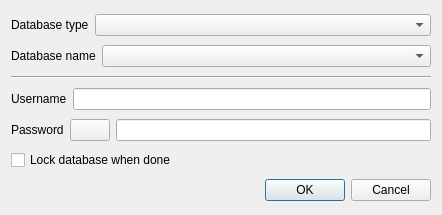
<?xml version="1.0" encoding="UTF-8"?>
<ui version="4.0">
 <class>EncryptDatabase</class>
 <widget class="QDialog" name="EncryptDatabase">
  <property name="geometry">
   <rect>
    <x>0</x>
    <y>0</y>
    <width>442</width>
    <height>215</height>
   </rect>
  </property>
  <property name="windowTitle">
   <string>Dialog</string>
  </property>
  <layout class="QGridLayout" name="gridLayout">
   <item row="6" column="0">
    <widget class="QDialogButtonBox" name="OkButton">
     <property name="orientation">
      <enum>Qt::Horizontal</enum>
     </property>
     <property name="standardButtons">
      <set>QDialogButtonBox::Cancel|QDialogButtonBox::Ok</set>
     </property>
    </widget>
   </item>
   <item row="1" column="0">
    <layout class="QHBoxLayout" name="horizontalLayout_3">
     <item>
      <widget class="QLabel" name="label_4">
       <property name="sizePolicy">
        <sizepolicy hsizetype="Fixed" vsizetype="Preferred">
         <horstretch>0</horstretch>
         <verstretch>0</verstretch>
        </sizepolicy>
       </property>
       <property name="text">
        <string>Database name</string>
       </property>
      </widget>
     </item>
     <item>
      <widget class="QComboBox" name="DBNameCombo"/>
     </item>
    </layout>
   </item>
   <item row="3" column="0">
    <layout class="QHBoxLayout" name="horizontalLayout_4">
     <item>
      <widget class="QLabel" name="label">
       <property name="text">
        <string>Username</string>
       </property>
      </widget>
     </item>
     <item>
      <widget class="QLineEdit" name="UsernameLine"/>
     </item>
    </layout>
   </item>
   <item row="4" column="0">
    <layout class="QHBoxLayout" name="horizontalLayout_5">
     <item>
      <widget class="QLabel" name="label_2">
       <property name="text">
        <string>Password</string>
       </property>
      </widget>
     </item>
     <item>
      <layout class="QHBoxLayout" name="horizontalLayout">
       <item>
        <widget class="QPushButton" name="SetKey">
         <property name="text">
          <string/>
         </property>
         <property name="icon">
          <iconset theme="Key"/>
         </property>
        </widget>
       </item>
       <item>
        <widget class="PasswordLineEdit" name="PasswordLine"/>
       </item>
      </layout>
     </item>
    </layout>
   </item>
   <item row="2" column="0">
    <widget class="Line" name="line">
     <property name="orientation">
      <enum>Qt::Horizontal</enum>
     </property>
    </widget>
   </item>
   <item row="0" column="0">
    <layout class="QHBoxLayout" name="horizontalLayout_2">
     <item>
      <widget class="QLabel" name="label_3">
       <property name="sizePolicy">
        <sizepolicy hsizetype="Fixed" vsizetype="Preferred">
         <horstretch>0</horstretch>
         <verstretch>0</verstretch>
        </sizepolicy>
       </property>
       <property name="text">
        <string>Database type</string>
       </property>
      </widget>
     </item>
     <item>
      <widget class="QComboBox" name="DBTypeCombo"/>
     </item>
    </layout>
   </item>
   <item row="5" column="0">
    <widget class="QCheckBox" name="LockDatabase">
     <property name="text">
      <string>Lock database when done</string>
     </property>
    </widget>
   </item>
  </layout>
 </widget>
 <customwidgets>
  <customwidget>
   <class>PasswordLineEdit</class>
   <extends>QLineEdit</extends>
   <header>settings.h</header>
  </customwidget>
 </customwidgets>
 <resources/>
 <connections>
  <connection>
   <sender>OkButton</sender>
   <signal>accepted()</signal>
   <receiver>EncryptDatabase</receiver>
   <slot>accept()</slot>
   <hints>
    <hint type="sourcelabel">
     <x>248</x>
     <y>254</y>
    </hint>
    <hint type="destinationlabel">
     <x>157</x>
     <y>274</y>
    </hint>
   </hints>
  </connection>
  <connection>
   <sender>OkButton</sender>
   <signal>rejected()</signal>
   <receiver>EncryptDatabase</receiver>
   <slot>reject()</slot>
   <hints>
    <hint type="sourcelabel">
     <x>316</x>
     <y>260</y>
    </hint>
    <hint type="destinationlabel">
     <x>286</x>
     <y>274</y>
    </hint>
   </hints>
  </connection>
 </connections>
</ui>
